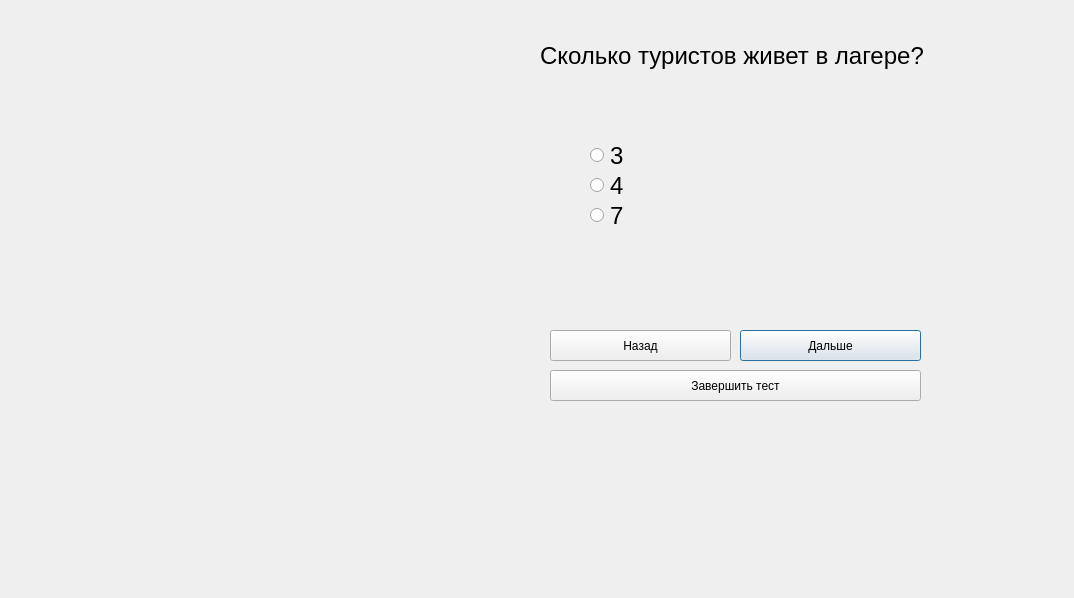
<?xml version="1.0" encoding="UTF-8"?>
<ui version="4.0">
 <class>testform4</class>
 <widget class="QDialog" name="testform4">
  <property name="geometry">
   <rect>
    <x>0</x>
    <y>0</y>
    <width>1074</width>
    <height>598</height>
   </rect>
  </property>
  <property name="windowTitle">
   <string>Dialog</string>
  </property>
  <widget class="QPushButton" name="next_pushButton_2">
   <property name="geometry">
    <rect>
     <x>740</x>
     <y>330</y>
     <width>181</width>
     <height>31</height>
    </rect>
   </property>
   <property name="text">
    <string>Дальше</string>
   </property>
  </widget>
  <widget class="QPushButton" name="back_pushButton">
   <property name="geometry">
    <rect>
     <x>550</x>
     <y>330</y>
     <width>181</width>
     <height>31</height>
    </rect>
   </property>
   <property name="text">
    <string>Назад</string>
   </property>
  </widget>
  <widget class="QLabel" name="question">
   <property name="geometry">
    <rect>
     <x>540</x>
     <y>0</y>
     <width>419</width>
     <height>111</height>
    </rect>
   </property>
   <property name="sizePolicy">
    <sizepolicy hsizetype="Preferred" vsizetype="Preferred">
     <horstretch>0</horstretch>
     <verstretch>0</verstretch>
    </sizepolicy>
   </property>
   <property name="font">
    <font>
     <pointsize>18</pointsize>
    </font>
   </property>
   <property name="mouseTracking">
    <bool>true</bool>
   </property>
   <property name="tabletTracking">
    <bool>false</bool>
   </property>
   <property name="focusPolicy">
    <enum>Qt::NoFocus</enum>
   </property>
   <property name="contextMenuPolicy">
    <enum>Qt::PreventContextMenu</enum>
   </property>
   <property name="autoFillBackground">
    <bool>false</bool>
   </property>
   <property name="midLineWidth">
    <number>-2</number>
   </property>
   <property name="text">
    <string>Сколько туристов живет в лагере?</string>
   </property>
   <property name="textFormat">
    <enum>Qt::AutoText</enum>
   </property>
   <property name="scaledContents">
    <bool>false</bool>
   </property>
   <property name="wordWrap">
    <bool>true</bool>
   </property>
   <property name="openExternalLinks">
    <bool>false</bool>
   </property>
  </widget>
  <widget class="QPushButton" name="finish_pushButton">
   <property name="geometry">
    <rect>
     <x>550</x>
     <y>370</y>
     <width>371</width>
     <height>31</height>
    </rect>
   </property>
   <property name="text">
    <string>Завершить тест</string>
   </property>
  </widget>
  <widget class="QRadioButton" name="radioButton">
   <property name="geometry">
    <rect>
     <x>590</x>
     <y>140</y>
     <width>51</width>
     <height>31</height>
    </rect>
   </property>
   <property name="font">
    <font>
     <pointsize>18</pointsize>
    </font>
   </property>
   <property name="acceptDrops">
    <bool>false</bool>
   </property>
   <property name="toolTip">
    <string/>
   </property>
   <property name="text">
    <string>3</string>
   </property>
  </widget>
  <widget class="QRadioButton" name="radioButton_2">
   <property name="geometry">
    <rect>
     <x>590</x>
     <y>170</y>
     <width>51</width>
     <height>31</height>
    </rect>
   </property>
   <property name="font">
    <font>
     <pointsize>18</pointsize>
    </font>
   </property>
   <property name="layoutDirection">
    <enum>Qt::LeftToRight</enum>
   </property>
   <property name="text">
    <string>4</string>
   </property>
  </widget>
  <widget class="QRadioButton" name="radioButton_3">
   <property name="geometry">
    <rect>
     <x>590</x>
     <y>200</y>
     <width>61</width>
     <height>31</height>
    </rect>
   </property>
   <property name="font">
    <font>
     <pointsize>18</pointsize>
    </font>
   </property>
   <property name="text">
    <string>7</string>
   </property>
  </widget>
  <widget class="QLabel" name="image">
   <property name="geometry">
    <rect>
     <x>20</x>
     <y>20</y>
     <width>411</width>
     <height>331</height>
    </rect>
   </property>
   <property name="text">
    <string/>
   </property>
  </widget>
 </widget>
 <resources/>
 <connections/>
</ui>
